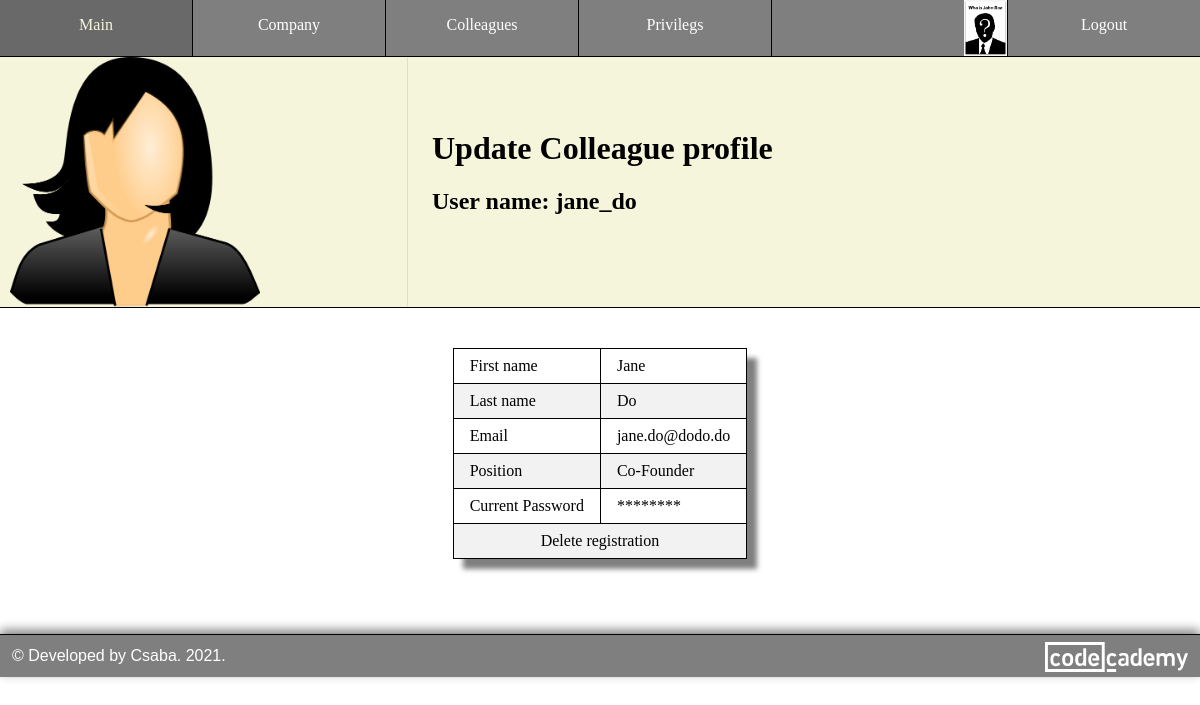
The page /profile/2 (signed in) on the database its author committed.
### models.py (models this page shows, shortened)
class Colleagues(db.Model, UserMixin):
    id = db.Column(db.Integer, primary_key = True)
    user_name = db.Column(db.String(32), unique = True, index = True)
    email = db.Column(db.String(128), unique = True, index = True)
    confirmed = db.Column(db.Integer, unique = False, default = 0)
    first_name = db.Column(db.String(32), nullable = False, index = True)
    last_name = db.Column(db.String(64), nullable = False, index = True)
    avatar = db.Column(db.String(8), nullable = True)
    position = db.Column(db.String(2048), index = True)
    password_hash = db.Column(db.String(128))
    company_id = db.Column(db.Integer, db.ForeignKey("company.id"))
    ideas = db.relationship(
        "Ideas",
        backref = "colleague",
        lazy = "dynamic",
        cascade = "all, delete, delete-orphan"  # cascading deletion
    )
    admin = db.relationship(
        "Admins",
        backref = "colleague",
        lazy = "dynamic",
        cascade = "all, delete, delete-orphan"  # cascading deletion
    )

### routes.py (the view)
@app.route("/profile/<int:id>", methods = ["GET", "POST"])
@login_required
def profile(id):
    colleague = Colleagues.query.get(id)
    if current_user.id != id:
        if not is_auth_colleague(current_user, colleague):
            return unathorized("You cannot to view the profile of someone else.", "error")
        who = "Colleague"
    else:
        colleague = current_user
        who = "Your"
    return render_template(
        "profile.html",
        avatar = get_avatar(colleague),
        colleague = colleague,
        nav = get_nav(current_user)
    )

### helper.py (called while the page is built)
def get_admin(current_user):
    admin = Admins.query.filter(Admins.colleague_id == current_user.id).first()
    if not admin:
        admin = instatiate_admin(False)
    return admin

def is_auth_company(current_user):
    admin = get_admin(current_user)
    if not admin.update_company:
        return False
    return True

def is_auth_colleague(current_user, colleague=None):
    if not colleague:
        colleague = current_user
    admin = get_admin(current_user)
    if not admin.update_colleague:
        return False
    if current_user.company_id != colleague.company_id:
        return False
    return True

def is_auth_privilegs(current_user, colleague=None):
    if not colleague:
        colleague = current_user
    admin = get_admin(current_user)
    if not admin.update_privilegs:
        return False
    if current_user.company_id != colleague.company_id:
        return False
    return True

def get_avatar(current_user):
    extension = current_user.avatar
    if extension:
        file = f"{current_user.id}.{extension}"
        if not os.path.exists(f"static/avatars/{file}"):
            bucket = os.environ["S3_BUCKET"]
            object_name = f"avatars/{file}"
            s3.download(bucket, object_name)
        return file
    else:
        return "default.png"

### models.py (called while the page is built)
@login_manager.user_loader
def load_colleague(id):
    return Colleagues.query.get(int(id))

### templates/profile.html (shortened to what this page needs)
{% extends "base.html" %}
{% block css %}
<link rel="stylesheet" href="{{ url_for('static', filename = 'style/profile.css') }} " />
{% endblock css %}
{% block header_left %}
    <a href="{{ url_for('upload_avatar', id = colleague.id) }}">
        <img
            src="{{ url_for('static', filename = '/avatars/' + avatar) }}"
            alt="{{colleague.username}} profile picture"
            title="Change your avatar"
        />
    </a>
{% endblock header_left %}
{% block header_right %}
    {% if colleague == current_user %}
    <h1>My profile</h1>
    {% else %}
    <h1>Update Colleague profile</h1>
    {% endif %}
    <h2>User name: <strong>{{colleague.user_name}}</strong></h2>
{% endblock header_right %}
{% block content %}
<main class="profile">
    <section>
        <table>
            <tr class="clickable" id="first_name" onclick="window.location='/update_first_name/{{ colleague.id }}';">
                <td>First name</td><td>{{colleague.first_name}}</td>
            </tr>
            <tr class="clickable" id="last_name" onclick="window.location='/update_last_name/{{ colleague.id }}';">
                <td>Last name</td><td>{{colleague.last_name}}</td>
            </tr>
            <tr class="clickable" id="email" onclick="window.location='/update_email/{{ colleague.id }}';">
                <td>Email</td><td>{{colleague.email}}</td>
            </tr>
            <tr class="clickable" id="position" onclick="window.location='/update_position/{{ colleague.id }}';">
                <td>Position</td><td>{{colleague.position}}</td>
            </tr>
            <tr class="clickable" id="password" onclick="window.location='/update_password/{{ colleague.id }}';">
                <td>Current Password</td><td>********</td>
            </tr>
            <tr class="clickable" id="delete" onclick="window.location='/delete_colleague/{{ colleague.id }}';">
                <td class="center" colspan="2">Delete registration</td>
            </tr>
        </table>
    </section>
</main>
{% endblock content %}

### templates/base.html (shortened to what this page needs)
<html>
    <head>
        <link rel="stylesheet" href="{{ url_for('static', filename = 'style/base.css') }} " />
        <link rel="stylesheet" href="{{ url_for('static', filename = 'style/common.css') }} " />
        {% block css %}{% endblock css %}
        <link rel="stylesheet" href="{{ url_for('static', filename = 'style/footer.css') }} " />
    </head>
    <body>
        <nav>
            <div class="left-nav">
                {% for menu, path in nav["left"].items() %}
                <a href="{{ path }}">{{ menu }}</a>
                {% endfor %}
            </div>
            <div class="right-nav">
                {% for menu, path in nav["right"].items() %}
                    {% if current_user.get_id() and path == "/profile" %}
                    <a id="avatar" href="/profile/{{ current_user.id }}" title="Your profile" >
                        {% if current_user.avatar %}
                        <img src="{{ url_for('static', filename = '/avatars/') }}{{ current_user.id }}.{{ current_user.avatar }}" />
                        {% else %}
                        <img src="{{ url_for('static', filename = '/avatars/default.png') }}" />
                        {% endif %}
                    </a>
                    {% else %}
                    <a href="{{ path }}">{{ menu }}</a>
                    {% endif %}
                {% endfor %}
            </div>
        </nav>
        <header>
            <div class="header_left">
                <div>
                    {% block header_left %}
                    {% endblock header_left %}
                </div>
            </div>
            <div class="header_right">
                <div>
                    {% block header_right %}
                    {% endblock header_right %}
                </div>
            </div>
        </header>
        {% block content %}
        {% endblock content %}
        <footer> &copy; Developed by Csaba. <span id="developed">   2021</span><span id="presentYear">.</span>
            <a href="https://www.codecademy.com/profiles/lendoo" target="_blank">
                <img id="codecademy_logo" src="{{ url_for('static', filename='images/codecademy-white.svg') }}" alt="CodeCademy logo" />
            </a>
        </footer>
    </body>
</html>

### static/style/base.css (style rules this page uses)
body { margin: 0; box-sizing: border-box; }
main { min-height: 32vh; }
nav { border-bottom: 1px solid black; background-color: rgba(0, 0, 0, 0.5); width: 100%; overflow: auto; }
.left-nav a { float: left; vertical-align: middle; }
#avatar { width: min-content; }
.right-nav a { float: right; }
.left-nav a { border-right: 1px solid black; }
.right-nav a:not(:last-child) { border-left: 1px solid black; }
.right-nav a img { height: 56px; margin-top: -16px; }
a { text-decoration: none; }
nav a { color: white; height: 24px; width: 16%; text-align: center; padding: 16px 0; }
header { display: grid; justify-content: space-between; grid-template-columns: 34% 64%; grid-gap: 20px; background-color: beige; min-height: 200px; border-bottom: 1px solid black; margin-bottom: 20px; }
.header_left, .header_right { display: flex; align-items: center; }
.header_left { position: relative; border-right: 1px solid #ddd; }
header h1 { margin-top: 0; }
.header_left img { padding-left: 10px; max-width: 250px; }
.header_right { padding: 10px 0; }

### static/style/common.css (style rules this page uses)
.center { text-align: center; }
footer { margin-top: 50px; }

### static/style/profile.css (style rules this page uses)
section { overflow-x: auto; padding: 20px; }
table { border-collapse: collapse; border: 1px solid black; margin: 0 auto; box-shadow: 10px 10px 5px grey; }
td, th { border: 1px solid black; text-align: left; padding: 8px 16px; }
td { cursor: pointer; }
tr:nth-child(even) { background-color: #f2f2f2; }

### static/style/footer.css (style rules this page uses)
footer { background-color: rgba(0, 0, 0, 0.5); color: white; text-align: left; padding: 12px; font-family: sans-serif; border-top: 1px solid black; box-shadow: 0px -4px 10px grey; }
footer img { height: 30px; margin-top: -5px; float: right; }

### rows shown on the page
Colleagues: user_name "jane_do", first_name "Jane", last_name "Do", email "jane.do@dodo.do", position "Co-Founder"

### other values the page prints
{{ menu }} "Main" "Company" "Colleagues" "Privilegs"
{{ menu }} "Logout"
